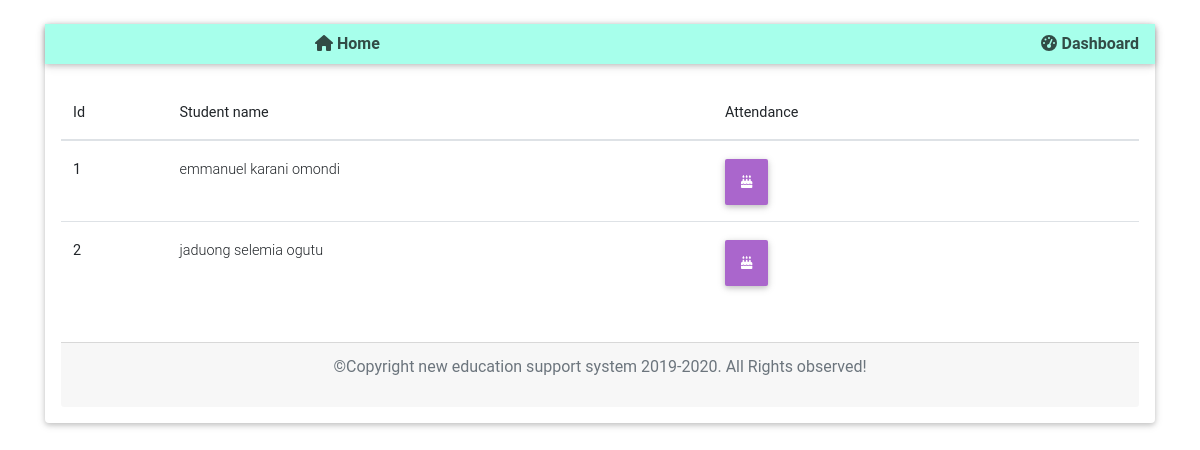
The app's page /home/attendance/pre-primary-1 with its own data.
### attendance/models.py (models this page shows, shortened)
class Pre_primary_1_attendance(models.Model):
    student_class = models.OneToOneField(Pre_primary, on_delete=models.CASCADE)
    monday = models.BooleanField("Mondday", default=False)
    tuesday = models.BooleanField("Tuesday", default=False)
    wednessday = models.BooleanField("Wednessday", default=False)
    thursday = models.BooleanField("thursday", default=False)
    friday = models.BooleanField("Friday", default=False)
    date = models.DateTimeField(default=timezone.now)

### school/models.py (models this page shows, shortened)
class Pre_primary(models.Model):
    GENDER_CHOICES = (
        ('M', 'Male'),
        ('F', 'Female'),
    )
    PRE_PRIMARY_CLASS = (
        ('Two', 'Pre_primary 1'),
    )
    name_regex = RegexValidator(regex=r"^[a-zA-Z\s]+$", message="Only characters are allowed for Student name.")
    phone_number_regex = RegexValidator(regex=r'(\+254)\s*?(\d{3})\s*?(\d{3})\s*?(\d{3})', message="invalid phone number, phone number should be in the format of +254")
    reg_regex = RegexValidator(regex=r'[P]\d{4}', message="Registration number should start with 'P' followed by 4 digits for pre primary otherwise invalid registration number.")
    student_name = models.CharField(validators=[name_regex], max_length=100)
    registration_number = models.CharField(validators=[reg_regex], max_length=50)
    student_class = models.CharField(max_length=15, choices=PRE_PRIMARY_CLASS)
    student_gender = models.CharField(max_length=15, choices=GENDER_CHOICES)
    parent_name = models.CharField(max_length=100, blank=True)
    phone_number = models.CharField(validators=[phone_number_regex], max_length=15, blank=True) # validators should be a list
    def __str__(self):
        return self.student_name

### attendance/views.py (the view)
# urls.py: path('home/attendance/pre-primary-1', views.pre_primary_1, name='pre-primary-1'),
def pre_primary_1(request):
    context = {
        "students": Pre_primary_1_attendance.objects.all(),
    }
    return render(request, 'attendance/pre_primary_one.html', context)

### attendance/templates/attendance/pre_primary_one.html (shortened to what this page needs)
 {% extends 'school/base.html'%}
 {% load static %}
 {% block content %}
 {% load crispy_forms_tags%}
<div class="container pt-4">
	<div class="card">
		<div class="mb-1 navbar navbar-light teal accent-1">
            <div><a href="{% url 'home' %}" data-toggle="tooltip" title="home menu" class="card-link"><i class="fas fa-home"></i> Home</a></div>
			<div><a href="{% url 'dashboard' %}" data-toggle="tooltip" title="teachers dashboard" class="card-link"><i class="fas fa-tachometer-alt"></i> Dashboard</a></div>
		</div>
		<div class="container p-3">
		<div class="table-responsive">
  <table class="table">
    <thead>
      <tr>
        <th>Id</th>
        <th class="th-lg">Student name</th>
        <th class="th-lg">Attendance</th>
      </tr>
    </thead>
    <tbody>
	{% for student in students %}
      <tr>
        <th scope="row">{{ student.id }}</th>
        <td>{{ student.student_class }}</td>
		<td>
    <a href="{% url 'pre-primary-1-detail' student.id %}" type="button" class="btn btn-secondary px-3"><i class="fas fa-birthday-cake" aria-hidden="true"></i></a>
      </tr>
	  {% endfor %}
    </tbody>
  </table>
</div>
		<br>
		<div class="card-footer">
			<p class="text-center text-muted">&copy;Copyright new education support system 2019-2020. All Rights observed!</p>
		</div>
	</div>
</div>
{% endblock content%}

### school/static/css/main.css (style rules this page uses)
html { overflow-y: scroll; }
body { margin: 0; padding: 0; background: #fff; }
.navbar a { color: rgba(0, 0, 0, 0.7); font-weight: bold; }

### records on screen
Pre_primary_1_attendance: id "1", student_class "emmanuel karani omondi"
Pre_primary_1_attendance: id "2", student_class "jaduong selemia ogutu"
